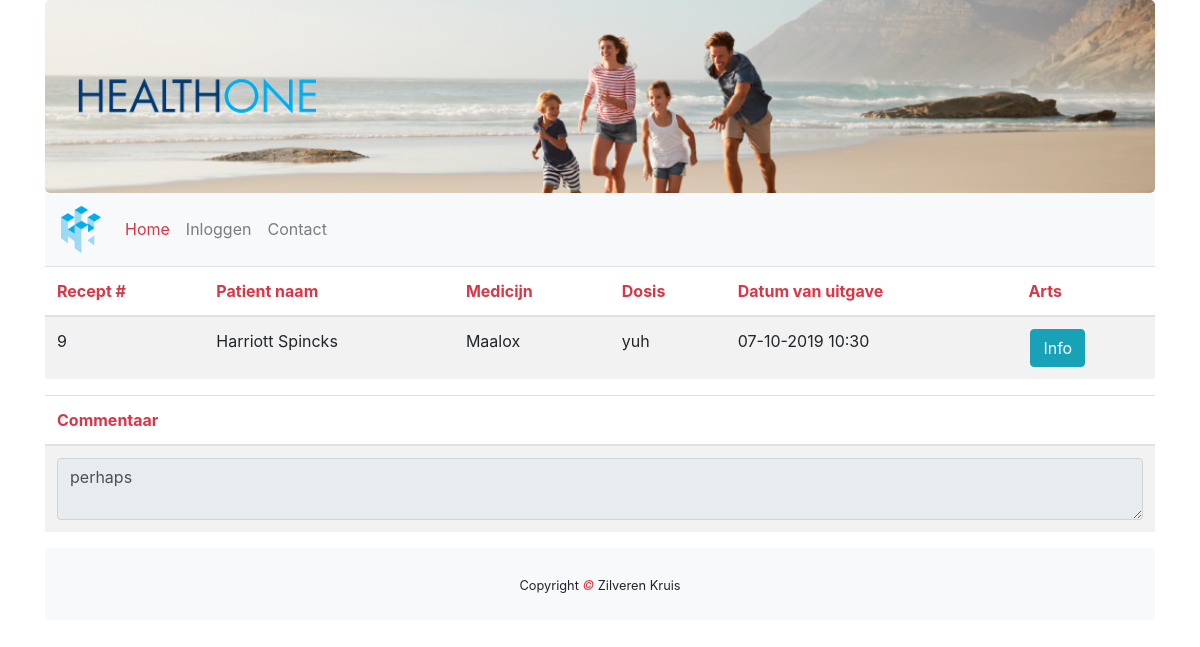
Screenshot of /recepten/recept_info.php?id=9 with the database file from the repository.
### tables this page shows
CREATE TABLE `recept` (
  `recept_id` int(11) UNSIGNED NOT NULL,
  `patient_id` int(45) UNSIGNED NOT NULL,
  `dosis` varchar(45) DEFAULT NULL,
  `herhalingsrecept` tinyint(4) DEFAULT NULL,
  `medicijn_id` int(11) UNSIGNED NOT NULL,
  `commentaar` text NOT NULL,
  `datum` text NOT NULL,
  `afgehandeld` tinyint(1) NOT NULL DEFAULT 0
);

CREATE TABLE `patient` (
  `patient_id` int(255) NOT NULL,
  `naam` varchar(255) NOT NULL,
  `email` varchar(255) NOT NULL,
  `telefoon` varchar(255) NOT NULL,
  `geboortedatum` date NOT NULL,
  `adres` varchar(255) NOT NULL,
  `verzekeringnummer` int(255) NOT NULL,
  `arts_id` int(11) NOT NULL
);

CREATE TABLE `medicijn` (
  `id` int(11) NOT NULL,
  `naam` varchar(45) DEFAULT NULL,
  `fabrikant` varchar(50) DEFAULT NULL,
  `vergoeding` tinyint(1) NOT NULL DEFAULT 0,
  `bijwerkingen` varchar(255) DEFAULT NULL,
  `effect` varchar(255) DEFAULT NULL,
  `prijs` double(10,2) DEFAULT NULL
);

### recepten/recept_info.php (the view, shortened to what this page needs)
<!DOCTYPE html>
<html lang="en">
<head>
    <link rel="stylesheet" href="https://maxcdn.bootstrapcdn.com/bootstrap/4.3.1/css/bootstrap.min.css">
    <link rel="stylesheet" href="../css/index.css">
</head>
<body>
<div class="container">
    <div class="jumbotron text-center">
    <div class="row">
        <div class="col-sm-3">
            <img class="d-none d-sm-block img-fluid" src="../img/healthtwo_text_transparent.png" alt="Logo">
        </div>
    </div>
</div>
<nav class="navbar navbar-expand-sm bg-light navbar-light sticky-top">
            <a class="navbar-brand" href="index.php">
                <img class="navbrand" src="../img/healthtwo_logo_transparent.png" alt="Logo">
            </a>
            <div class="collapse navbar-collapse" id="collapse_target">
                <ul class="navbar-nav">
                    <li class="nav-item active">
                        <a class="nav-link text-danger" href="index.php">Home</a>
                    </li>
                    <?php
                    if(!isset($_SESSION['functie']) && !$_SESSION['functie'] != null) {
                        echo '
                        <li class="nav-item">
                        <a class="nav-link" href="login.php">Inloggen</a>
                        </li>';
                    }
                    ?>
                    <li class="nav-item">
                        <a class="nav-link" href="contact.php">Contact</a>
                    </li>
                </ul>
            </div>
        </nav>
<div class="table-responsive">
    <table class="table table-striped">
        <thead>
            <tr>
                <th class="text-danger">Recept #</th>
                <th class="text-danger">Patient naam</th>
                <th class="text-danger">Medicijn</th>
                <th class="text-danger">Dosis</th>
                <th class="text-danger">Datum van uitgave</th>
                <th class="text-danger">Arts</th>
            </tr>
        </thead>
        <tbody>
            <?php
            try {
                    $db = new PDO("mysql:host=localhost;dbname=healthone","root","");
                    $recept_id = $_GET['id'];
                    $query = $db->prepare("SELECT * FROM recept WHERE recept_id = $recept_id");
                    $query->execute();
                    $result = $query->fetchAll(PDO::FETCH_ASSOC);
                    foreach ($result as &$data){
                        $dosis = $data['dosis'];
                        $id = $data['patient_id'];
                        $medicijn_id = $data['medicijn_id'];
                        $query2 = $db->prepare("SELECT * FROM patient WHERE patient_id = $id");
                        $query2->execute();
                        $result2 = $query2->fetchAll(PDO::FETCH_ASSOC);
                        echo "<tr>";
                        echo "<td>".$data['recept_id']."</td>";
                        foreach ($result2 as &$data2) {
                            echo "<td>".$data2['naam'] ."</td>";
                            $query3 = $db->prepare("SELECT * FROM medicijn WHERE id = $medicijn_id");
                            $query3->execute();
                            $result3 = $query3->fetchAll(PDO::FETCH_ASSOC);
                            foreach ($result3 as &$data3) {
                                echo "<td>".$data3['naam'] ."</td>";
                            }
                        }
                        echo "<td>".$dosis."</td>";
                        echo "<td>".$data['datum']."</td>";
                        echo "<td><a href='recept_info.php?id=".$data['recept_id']."'>"."<button type=\"button\" class=\"btn btn-info\">Info</button></a></td>";
                        echo "</tr>";
                    }
                }
                catch(PDOException $e){
                    die("OEPS iets is fout!".$e->getMessage());
                }
            ?>
        </tbody>
    </table>
</div>
<table class="table table-striped">
    <thead>
    <tr>
        <th class="text-danger">Commentaar<br></th>
    </tr>
    </thead>
    <tbody>
    <td><textarea class="form-control" readonly><?php echo $data['commentaar']; ?></textarea></td>
    </tbody>
</table>
<footer class="py-4 bg-light text-dark-50 text-center">
    <small>Copyright <em class="text-danger"> &copy; </em>Zilveren Kruis</small>
</footer>
</body>
</html>

### css/index.css (style rules this page uses)
.jumbotron { margin-bottom: 0; background-image: url(../img/zilverenkruis_jumbotron.png); background-repeat: no-repeat; -webkit-background-size: cover; -o-background-size: cover; background-size: cover; }
.navbrand { width:40px; }
a { color: black; }
a button { margin-left: 2px; }

### rows the page displays
recept: recept "9", dosis "yuh", datum "07-10-2019 10:30", commentaar "perhaps"
patient: naam "Harriott Spincks"
medicijn: naam "Maalox"
